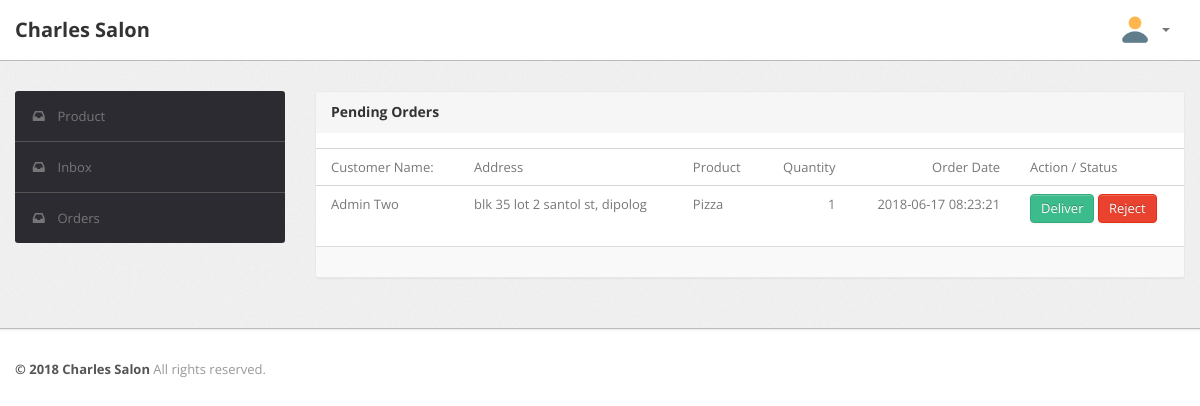
/orders.php, run on the app's committed database.
### tables this page shows
CREATE TABLE IF NOT EXISTS `tbl_order` (
  `id` int(11) NOT NULL AUTO_INCREMENT,
  `customer_id` int(11) NOT NULL,
  `amount` double NOT NULL,
  `name` varchar(255) NOT NULL,
  `address` varchar(255) NOT NULL,
  `city` varchar(255) NOT NULL,
  `state` varchar(255) NOT NULL,
  `zip` varchar(255) NOT NULL,
  `country` varchar(255) NOT NULL,
  `payment_type` varchar(255) NOT NULL,
  `order_status` varchar(255) NOT NULL,
  `order_at` datetime NOT NULL,
  PRIMARY KEY (`id`)
);

CREATE TABLE IF NOT EXISTS `userinfo` (
  `user_id` int(11) NOT NULL AUTO_INCREMENT,
  `email` varchar(50) NOT NULL,
  `password` varchar(50) NOT NULL,
  `fname` varchar(50) NOT NULL,
  `lname` varchar(50) NOT NULL,
  `gender` varchar(50) NOT NULL,
  `role` varchar(50) NOT NULL,
  `purchases` varchar(50) NOT NULL,
  PRIMARY KEY (`user_id`)
);

CREATE TABLE IF NOT EXISTS `tbl_product` (
  `id` int(8) NOT NULL AUTO_INCREMENT,
  `name` varchar(255) NOT NULL,
  `code` varchar(255) NOT NULL,
  `image` longblob NOT NULL,
  `price` double(10,2) NOT NULL,
  PRIMARY KEY (`id`),
  UNIQUE KEY `product_code` (`code`)
);

CREATE TABLE IF NOT EXISTS `tbl_order_item` (
  `id` int(11) NOT NULL AUTO_INCREMENT,
  `order_id` int(11) NOT NULL,
  `product_id` int(11) NOT NULL,
  `item_price` double NOT NULL,
  `quantity` int(11) NOT NULL,
  PRIMARY KEY (`id`)
);

### database/connect.php (called while the page is built, shortened)
<?php
function connection()
{
	$conn = mysqli_connect("localhost", "root", "", "salon");
	return $conn;
}

### repository/product.php (the view, shortened to what this page needs)
<?php
include 'database/connect.php';
			?>
			<?php
function pendingorder()
{
	$sql = "SELECT o.id, ui.fname, ui.lname,  p.name, o.address, o.city , oi.quantity , o.order_at FROM tbl_order as o join tbl_order_item as oi on o.id = oi.order_id join  tbl_product as p on oi.product_id = p.id join userinfo as ui on ui.user_id = o.customer_id Where o.order_status = 'PENDING' order by fname, lname;";
	$result = mysqli_query(connection(), $sql);
	if (mysqli_num_rows($result) > 0) {
		while ($row = mysqli_fetch_assoc($result)) {
			?>
			<tr>
				<td class="cell-author hidden-phone hidden-tablet">
					<?php echo $row["fname"] . ' ' . $row["lname"]; ?>
				</td>
				<td class="cell-title">
					<?php echo $row["address"]  . ', ' . $row["city"]; ?>
				</td>
				<td class="cell-title">
					<?php echo $row["name"]; ?>
				</td>
				<td class="cell-time align-right">
					<?php echo $row["quantity"]; ?>
				</td>
				<td class="cell-time align-right">
					<?php echo $row["order_at"]; ?>
				</td>
				<td>
					<button class="btn btn-success" name="del_id" value="<?php echo $row["id"]; ?>">Deliver</button>
					<button class="btn btn-danger" name="rej_id" value="<?php echo $row["id"]; ?>">Reject</button>
				</td>
			</tr>
			<?php
		}
	}
			?>
			<?php
}

### css/theme.css (style rules this page uses)
body { font-size: 13px; font-family: 'Open Sans', Arial, sans-serif; background: #fff; color: #777 }
select, textarea, input[type="text"], input[type="password"], input[type="datetime"], input[type="datetime-local"], input[type="date"], input[type="month"], input[type="time"], input[type="week"], input[type="number"], input[type="email"], input[type="url"], input[type="search"], input[type="tel"], input[type="color"], .uneditable-input, label, input, button, select, textarea { -webkit-border-radius: 3px; -moz-border-radius: 3px; border-radius: 3px; font-size: 13px; font-family: 'Open Sans', Tahoma, Arial, sans-serif }
.align-right { text-align: right!important }
.btn, .btn-box { -webkit-border-radius: 3px; -moz-border-radius: 3px; border-radius: 3px }
.btn { font-size: 13px; font-weight: 600 }
.btn { display: inline-block; margin-bottom: 0; font-weight: 400; text-align: center; vertical-align: middle; cursor: pointer; background-image: none; border: 1px solid transparent; white-space: nowrap; padding: 4px 10px; font-size: 13px; line-height: 1.42857; border-radius: 4px; -webkit-user-select: none; -moz-user-select: none; -ms-user-select: none; user-select: none }
.btn-success { color: #fff; background-color: #3cbc8d; border-color: #36a97f }
.btn-danger { color: #fff; background-color: #e9422e; border-color: #e52e18 }
.table th, .table td { border-color: #d5d5d5!important }
.module-body.table .table th, .module-body.table .table td { padding-left: 15px; padding-right: 15px }

### data on the page
tbl_order: userinfo.fname "Admin", userinfo.lname "Two", address "blk 35 lot 2 santol st", city "dipolog", tbl_product.name "Pizza", tbl_order_item.quantity "1", order_at "2018-06-17 08:23:21", $row["id"] 23 (drawn)
